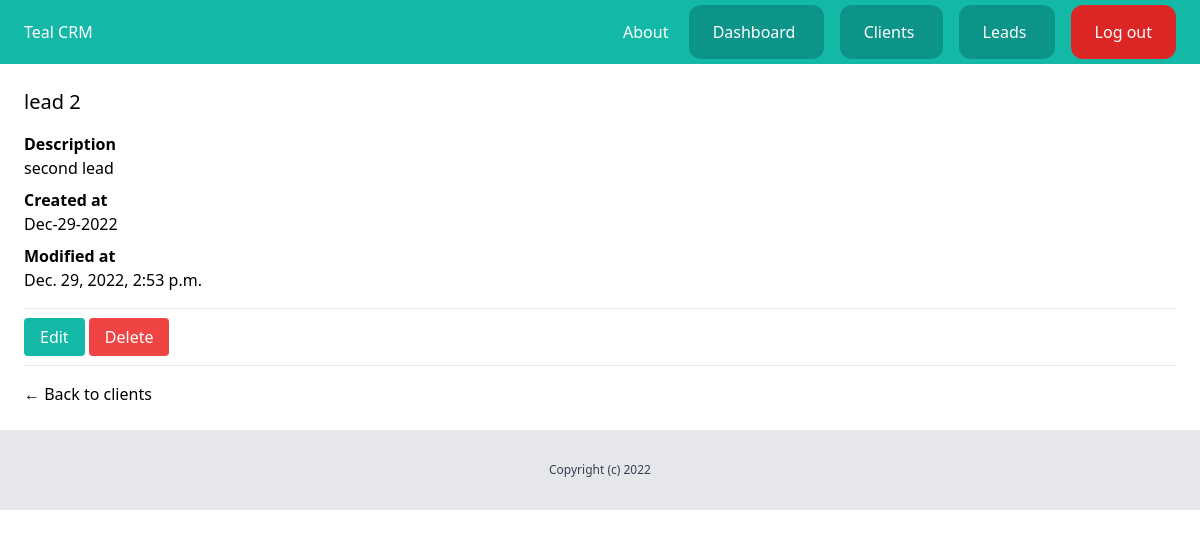
Page /dashboard/clients/1 (signed in) on the committed database.
### client/models.py (models this page shows, shortened)
class Client(models.Model):
    name = models.CharField(max_length=255)
    email = models.EmailField()
    description = models.TextField(blank=True, null=True)
    created_by = models.ForeignKey(User, related_name='clients', on_delete=models.CASCADE)
    created_at = models.DateTimeField(auto_now_add=True)
    modified_at = models.DateTimeField(auto_now=True)

### client/views.py (the view)
# urls.py: path('<int:pk>', clients_detail, name='clients_detail'),
@login_required
def clients_detail(request, pk):
    client = get_object_or_404(Client, created_by=request.user, pk=pk)
    return render(request, 'client/clients_detail.html', {
        'client': client
    })

### client/templates/client/clients_detail.html (shortened to what this page needs)
{% extends 'core/base.html' %}
{% block content %}
    <div class="py-6 px-6">
        <h1 class="mb-4  text-xl">{{ client.name }}</h1>
        {% if client.description %}
            <p class="font-semibold">Description</p>
            <p class="mb-2 ">{{ client.description }}</p>
        {% endif %}
        <p class="font-semibold">Created at</p>
        <p class="mb-2 ">{{ client.created_at|date:"M-d-Y" }}</p>
        <p class="font-semibold">Modified at</p>
        <p class="mb-2 ">{{ client.modified_at }}</p>
        <hr class="my-4">
        <a href="{% url 'clients_edit' client.id %}" class="px-4 py-2 bg-teal-500 rounded text-white">Edit</a>
        <a href="{% url 'clients_delete' client.id %}" class="px-4 py-2 bg-red-500 rounded text-white">Delete</a>
        <hr class="my-4">
        <a href="{% url 'clients_list' %}">&#8592 Back to clients</a>
    </div>
{% endblock %}

### rows in the picture
Client: name "lead 2", description "second lead", created_at "Dec-29-2022", modified_at "Dec. 29, 2022, 2:53 p.m."
